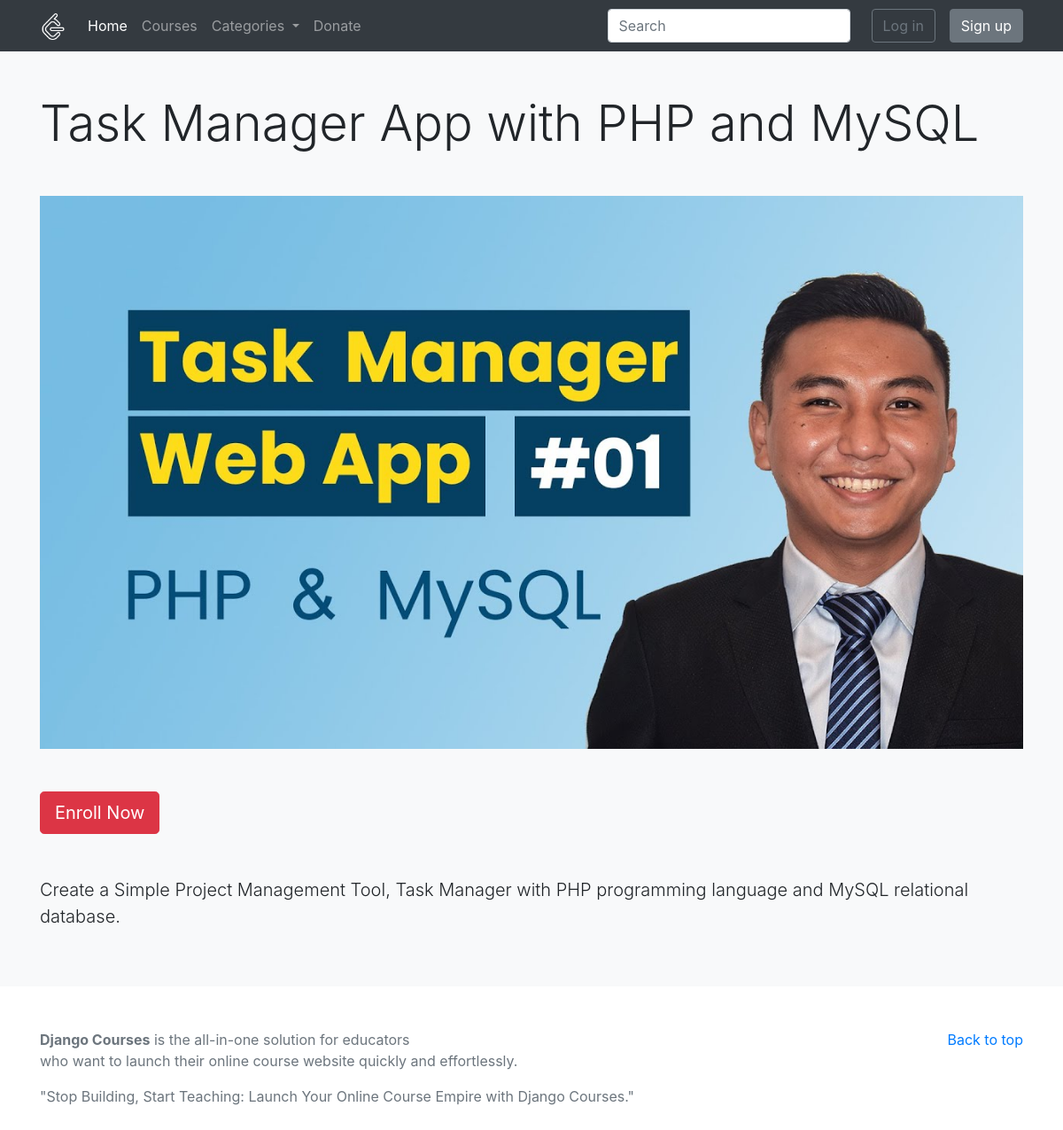
The page /course/task-manager-app-php-and-mysql/ on the database as committed earlier.
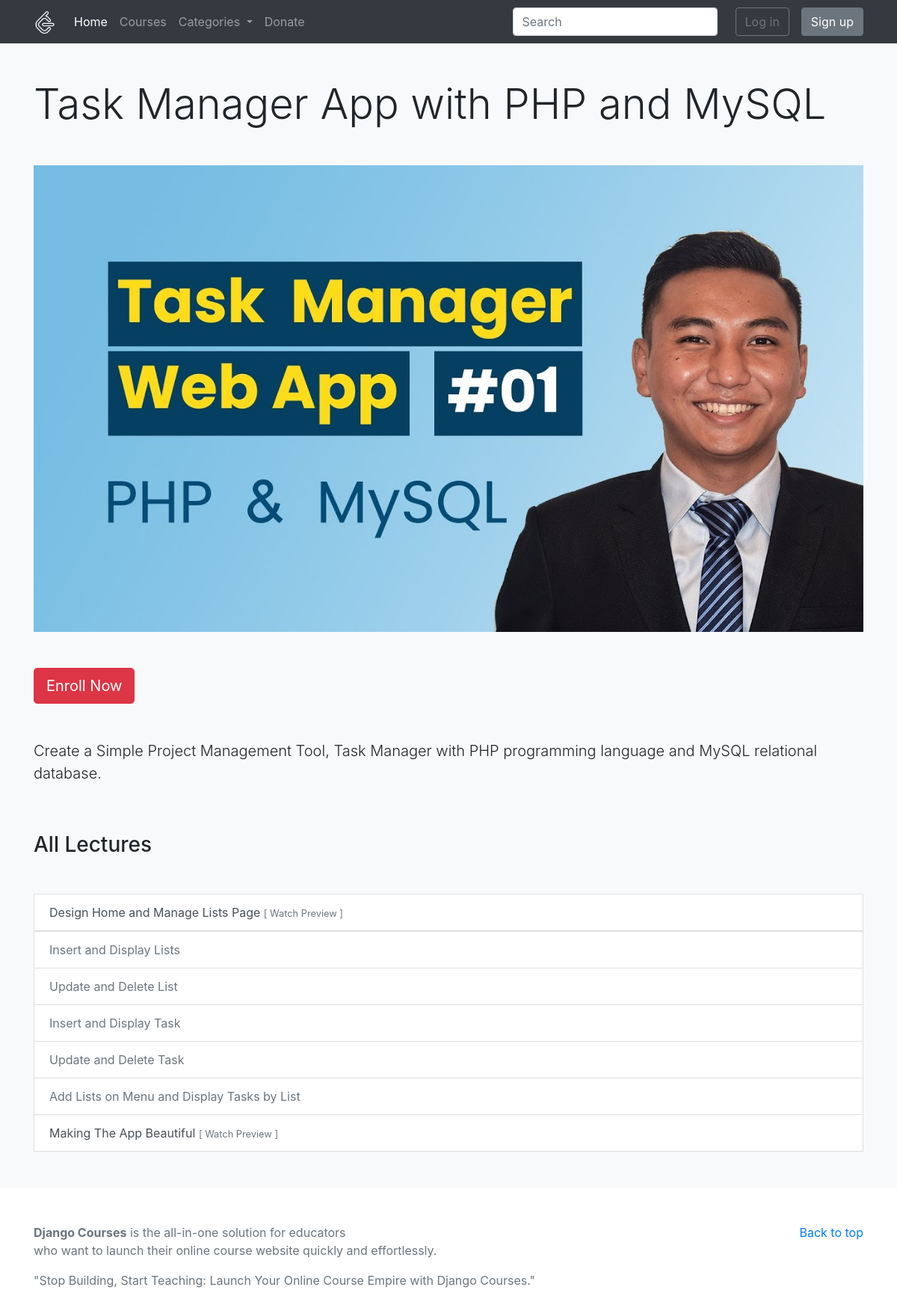
The same page on the database as committed later.
### courses/models.py (models this page shows, shortened)
class Lecture(models.Model):
    lecture_title = models.CharField(max_length=255, verbose_name="Lecture Title")
    lecture_slug = models.SlugField(verbose_name="Lecture Slug")
    lecture_description = models.TextField(blank=True, null=True, verbose_name="Lecture Description")
    course = models.ForeignKey(Course, verbose_name="Course", on_delete=models.CASCADE)
    lecture_file = models.FileField(upload_to="files/", blank=True, null=True)
    lecture_video = models.CharField(max_length=150, blank=True, null=True, verbose_name="Video ID")
    lecture_previewable = models.CharField(
        choices = IS_ACTIVE,
        default = 'Yes',
        max_length=50,
        verbose_name="Is Previewable?"
        )
    lecture_created_at = models.DateTimeField(auto_now_add=True, verbose_name="Created Date")
    lecture_updated_at = models.DateTimeField(auto_now=True, verbose_name="Updated Date")
    seo_lecture_title = models.CharField(max_length=60, blank=True, null=True, verbose_name="SEO Lecture Title (60 Characters Long)")
    seo_lecture_keyword = models.TextField(blank=True, null=True, verbose_name="SEO Lecture Keywords, Separated by Comma")
    seo_lecture_description = models.TextField(blank=True, null=True, verbose_name="SEO Lecture Description (160 Characters Long)")

### courses/views.py (the view)
# urls.py: path('course/<slug:course_slug>/', views.course_detail, name="course-detail"),
def course_detail(request, course_slug):
    try:
        course = Course.objects.get(course_slug=course_slug)
        lectures = Lecture.objects.filter(course=course.id)
        if request.user.is_authenticated:
            enrolled = Enroll.objects.filter(course=course, user=request.user)
        else:
            enrolled = None
        context = {
            'course': course,
            'lectures': lectures,
            'enrolled': enrolled,
        }
        return render(request, 'courses/course_detail.html', context)
    except:
        messages.error(request, "Course Does not Exist.")
        return redirect(index)

### courses/context_processors.py (called while the page is built)
def head_menu(request):
    topics = Topic.objects.filter(topic_is_active='Yes')
    context = {
        'topics': topics
    }
    return context

def my_courses(request):
    if request.user.is_authenticated:
        enrolled_courses = Enroll.objects.filter(user=request.user)[:5]
    else:
        enrolled_courses = None
    context = {
        'enrolled_courses': enrolled_courses,
    }
    return context

### courses/models.py (called while the page is built)
    def __str__(self):
        return self.topic_title

### templates/courses/course_detail.html (shortened to what this page needs)
{% extends 'base.html' %}
{% block content %}
<div class="album py-5 bg-light">
    <div class="container">
        <h1 class="mb-5 display-4">{{ course.course_title }}</h1>
        {% if course.course_image %}
            <img src="{{ course.course_image.url }}" class="img-fluid">
        {% endif %}
        <div class="mt-5">
            {% if enrolled %}
            <a href="{% url 'lecture' course.course_slug %}" class="btn btn-primary btn-lg">Go to the Course</a>
            {% else %}
            <a href="{% url 'enroll' course.id %}" class="btn btn-danger btn-lg mr-3">Enroll Now</a>
            {% endif %}
        </div>
        <p class="mt-5 lead">
            {{ course.course_description }}
        </p>
        <div class="list-group">
            {% if lectures %}
                <h3 class="my-5">All Lectures</h3>
                {% for lecture in lectures %}
                    <button type="button" class="list-group-item list-group-item-action {% if lecture.lecture_previewable == "No" %}disabled{% endif %}" data-bs-toggle="modal" data-bs-target="#Modal{{ lecture.id }}">
                        {{ lecture.lecture_title }}  {% if lecture.lecture_previewable == "Yes" %}<small class="text-muted">[ Watch Preview ]</small>{% endif %}
                    </button>
                {% endfor %}
            {% endif %}
        </div>
    </div>
  </div>
{% endblock content %}

Rows that differ between the two databases and show on the page:
added Lecture: lecture_title "Design Home and Manage Lists Page", lecture_previewable "[ Watch Preview ]"
added Lecture: lecture_title "Insert and Display Lists"
added Lecture: lecture_title "Update and Delete List"
added Lecture: lecture_title "Insert and Display Task"
added Lecture: lecture_title "Update and Delete Task"
added Lecture: lecture_title "Add Lists on Menu and Display Tasks by List"
added Lecture: lecture_title "Making The App Beautiful", lecture_previewable "[ Watch Preview ]"
Other text that changed with them:
text now shown: "All Lectures"
